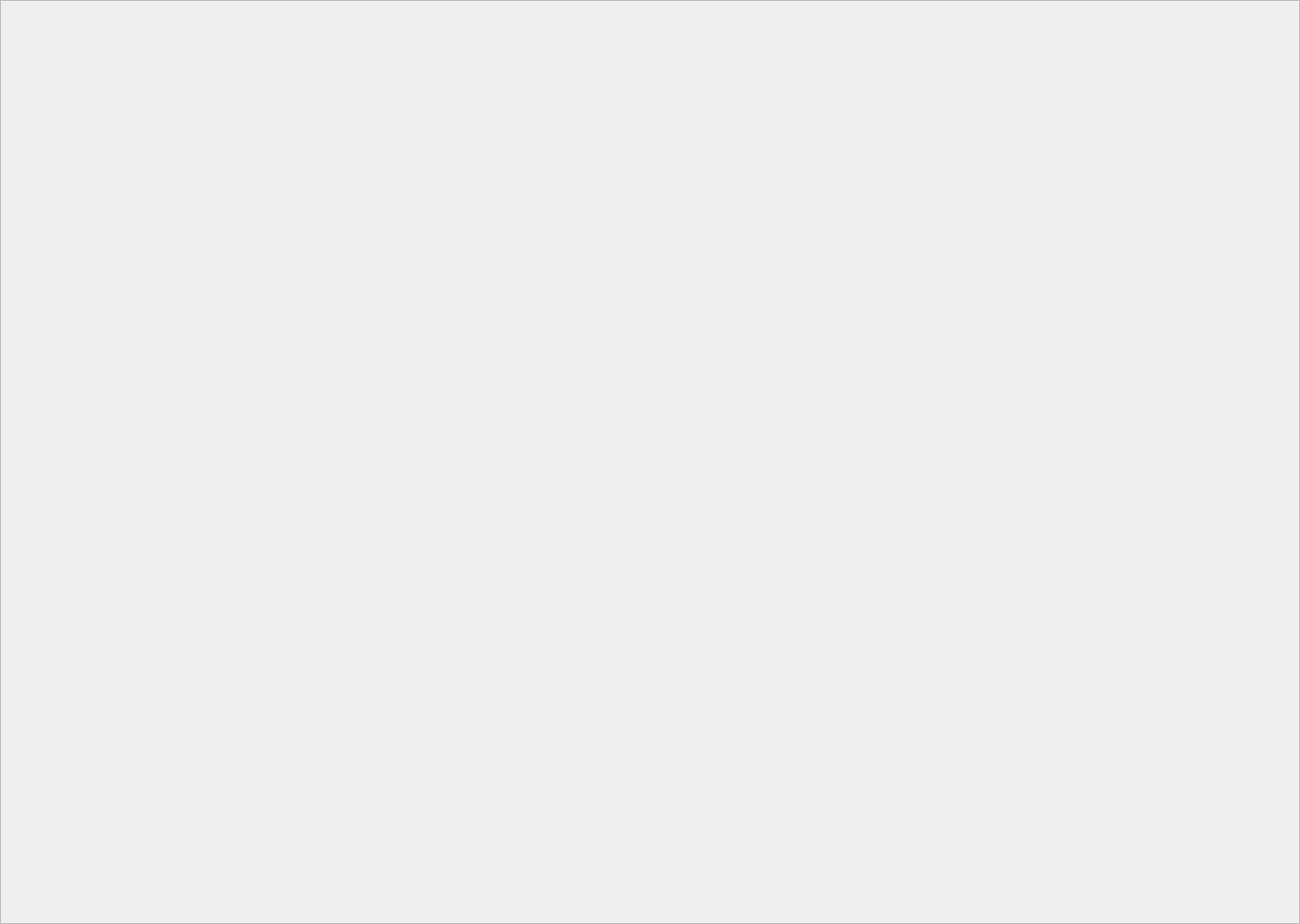
<?xml version="1.0" encoding="UTF-8"?>
<ui version="4.0">
 <class>Form</class>
 <widget class="QWidget" name="Form">
  <property name="geometry">
   <rect>
    <x>0</x>
    <y>0</y>
    <width>1440</width>
    <height>1024</height>
   </rect>
  </property>
  <property name="windowTitle">
   <string>Form</string>
  </property>
  <widget class="QFrame" name="background">
   <property name="geometry">
    <rect>
     <x>0</x>
     <y>0</y>
     <width>1440</width>
     <height>1024</height>
    </rect>
   </property>
   <property name="styleSheet">
    <string notr="true">[objectName^=&quot;background&quot;]
{
	background-image: url(:/backgrounds/alldone_bg.png)
}

QPushButton
{
	background-color: none;
	border: none;
}
</string>
   </property>
   <property name="frameShape">
    <enum>QFrame::StyledPanel</enum>
   </property>
   <property name="frameShadow">
    <enum>QFrame::Raised</enum>
   </property>
   <widget class="QPushButton" name="go">
    <property name="geometry">
     <rect>
      <x>950</x>
      <y>862</y>
      <width>181</width>
      <height>41</height>
     </rect>
    </property>
    <property name="text">
     <string/>
    </property>
   </widget>
   <widget class="QPushButton" name="exit">
    <property name="geometry">
     <rect>
      <x>1110</x>
      <y>120</y>
      <width>31</width>
      <height>31</height>
     </rect>
    </property>
    <property name="text">
     <string/>
    </property>
   </widget>
  </widget>
 </widget>
 <resources>
  <include location="../Resources/Misc/misc_rec.qrc"/>
 </resources>
 <connections/>
</ui>
